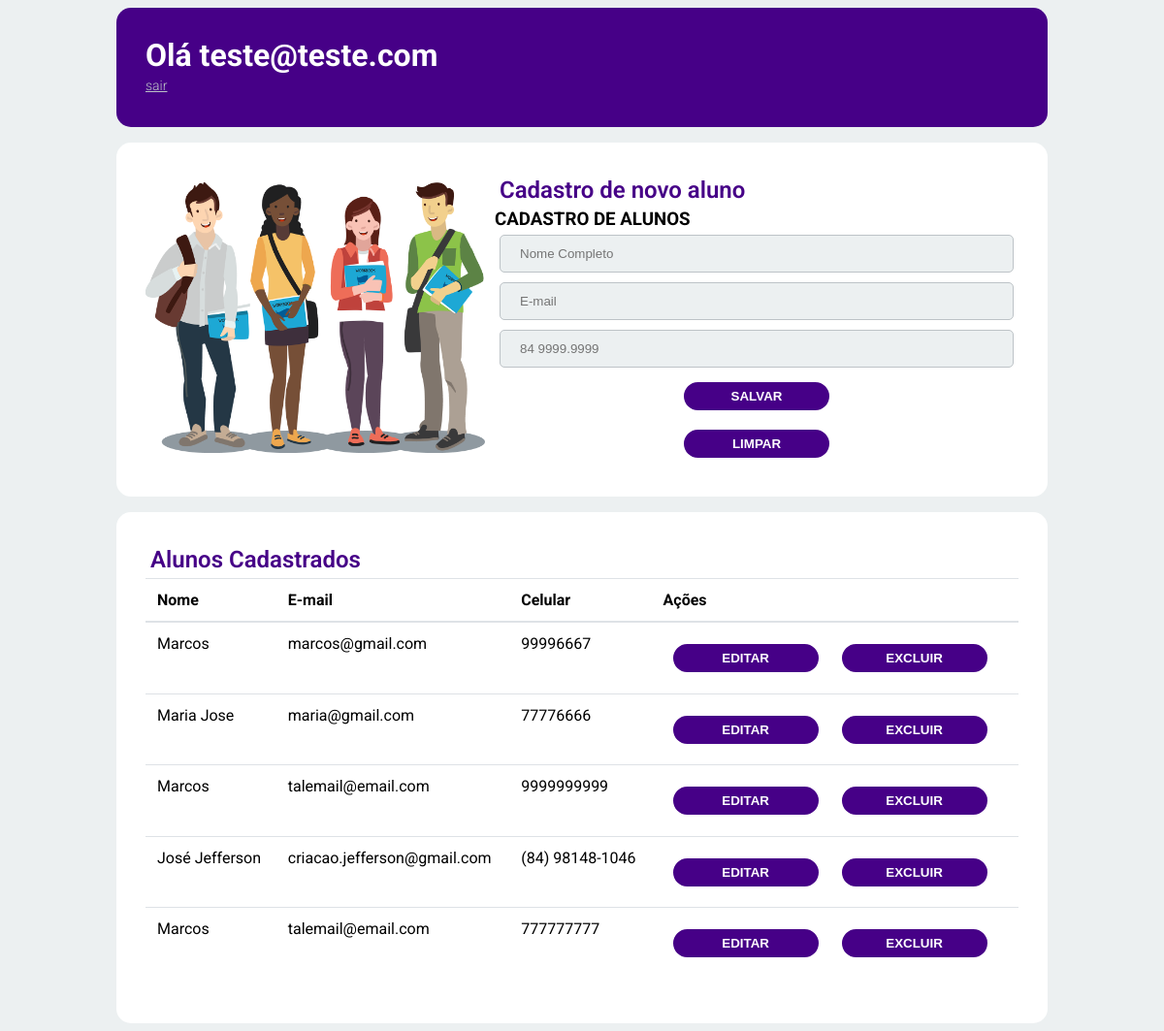
Page /painel.php (signed in) on the committed database.
### tables this page shows
CREATE TABLE `alunos` (
  `id` int(11) NOT NULL,
  `nome` varchar(45) NOT NULL,
  `email` varchar(45) NOT NULL,
  `celular` varchar(15) DEFAULT NULL
);

### funcao.php (the view, shortened to what this page needs)
<?php
include('conexao.php');
function listar($conexao){
    $lista = '';
    if($result = $conexao->query("select * from alunos")){
        while($row = $result->fetch_row()){
            $lista = $lista.'<tr class="coluna">';
            $lista = $lista.'<td class="linha">'.utf8_encode($row[1]).'</td>';
            $lista = $lista.'<td class="linha">'.utf8_encode($row[2]).'</td>';
            $lista = $lista.'<td class="linha">'.utf8_encode($row[3]).'</td>';
            $lista = $lista.'<td class="linha">';
            $lista = $lista.'<button  class="btn btn-white" type="button" onclick="editar('.$row[0].')">EDITAR</button>';
            $lista = $lista.'&nbsp;';
            $lista = $lista.'<button  class="btn btn-white" type="button" onclick="excluir('.$row[0].')">EXCLUIR</button>';
            $lista = $lista.'</td>';
            $lista = $lista.'<tr>';
        }
    }else{
        echo("Nenhum resgistro encontrado");
    }
}
listar($conn);

### css/style.css (style rules this page uses)
* { margin: 0; padding: 0; box-sizing: border-box; }
body { font-family: 'Roboto', sans-serif; }
.btn { border-radius: 15px; margin: 10px; text-transform: uppercase; padding: 5px 20px; cursor: pointer; font-weight: 700; width: 150px; align-self: center; }
.btn-white { border: 2px solid #460087; background-color: #460087; color: white; transition: background-color .8s; }

### css/painel.css (style rules this page uses)
.table th, .table td { padding: 0.75rem; vertical-align: top; border-top: 1px solid #dee2e6; }

### rows in the picture
alunos: nome "Marcos", email "marcos@gmail.com", celular "99996667"
alunos: nome "Maria Jose", email "maria@gmail.com", celular "77776666"
alunos: nome "Marcos", email "talemail@email.com", celular "9999999999"
alunos: nome "José Jefferson", email "criacao.jefferson@gmail.com", celular "(84) 98148-1046"
alunos: nome "Marcos", email "talemail@email.com", celular "777777777"

### other values in the picture
$_SESSION['email'] "teste@teste.com"
